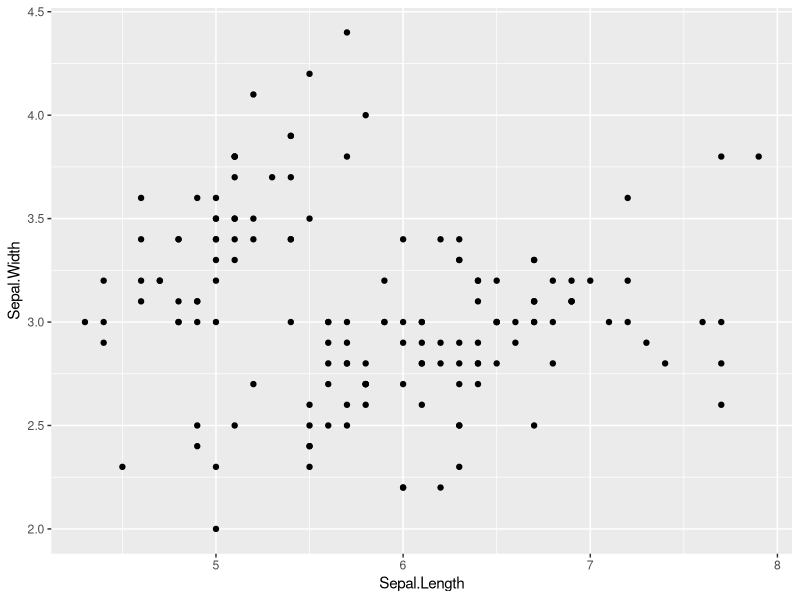
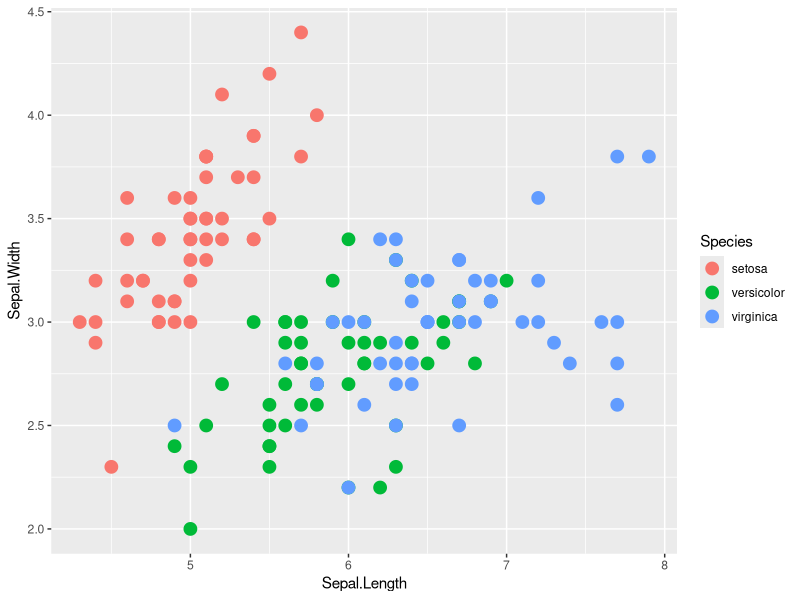
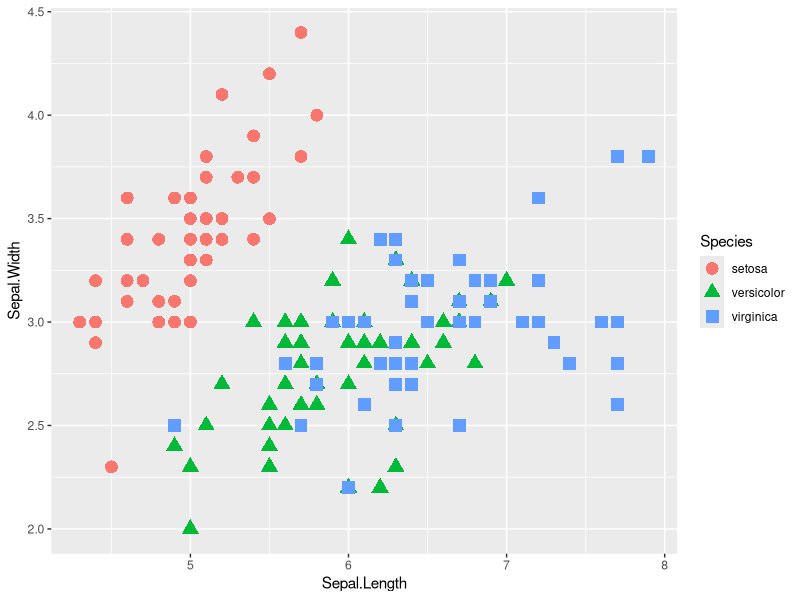
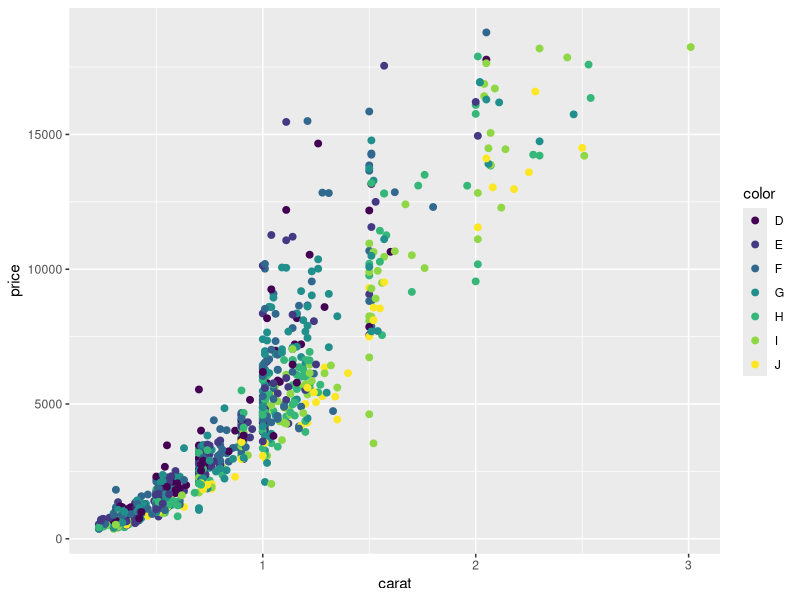
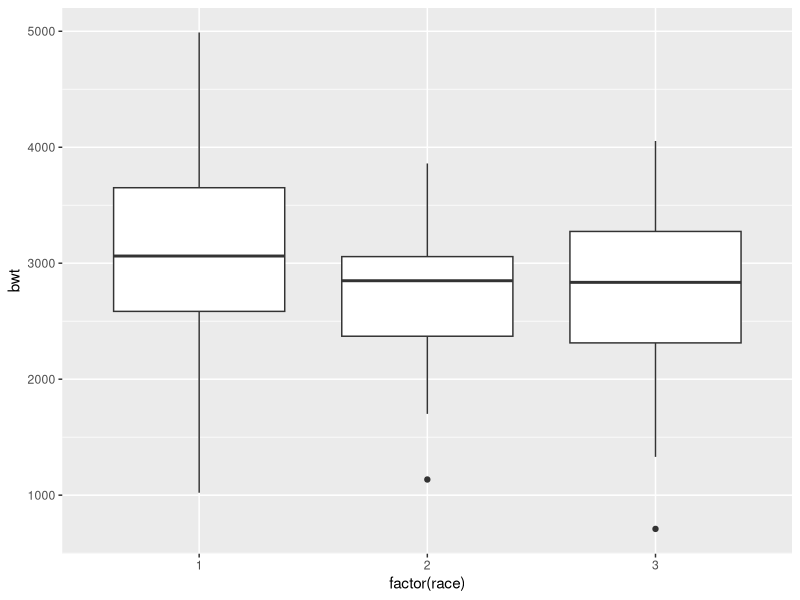
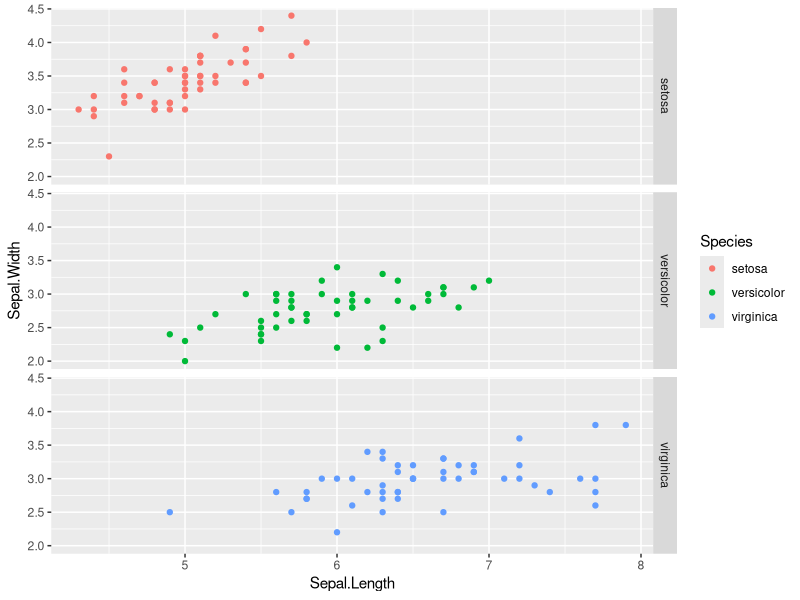
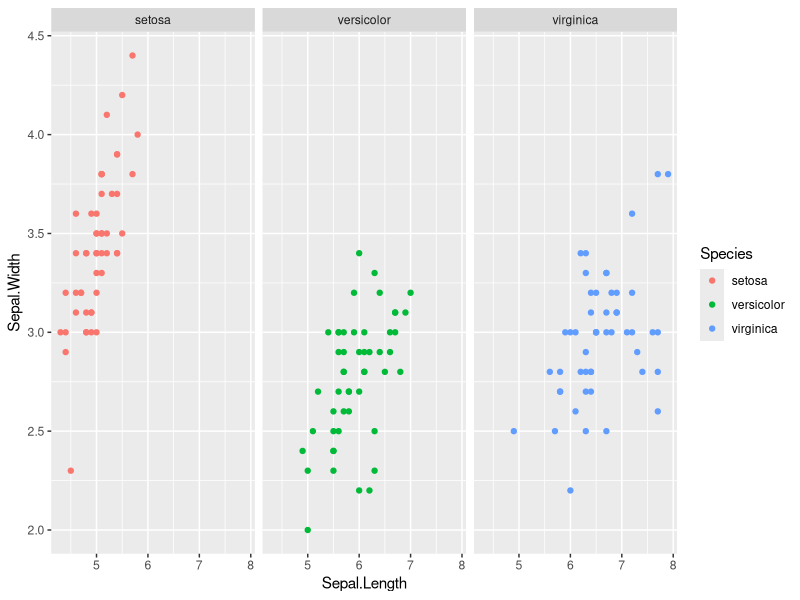
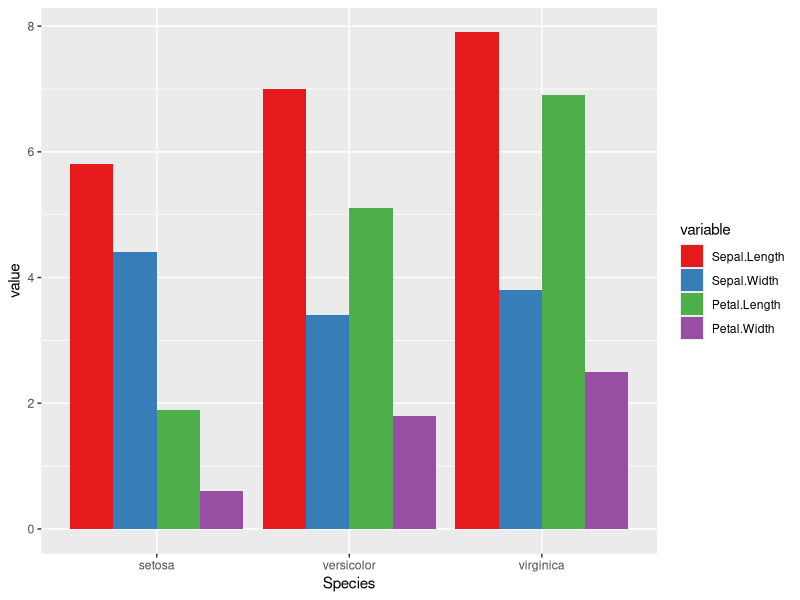

R code for these plots, in order:
# ggplot learning script
# Sidhardha Yepuri sidhardha@email.arizona.edu
# February 22, 2015

install.packages("ggplot2", dependencies=TRUE)
install.packages("plyr")
install.packages("ggthemes")
install.packages("reshape2")

library("ggplot2")
library("reshape2")
library("ggthemes")
library("plyr")

head(iris)

myplot <- ggplot(data=iris, aes(x=Sepal.Length, y=Sepal.Width))
summary(myplot)

ggplot(data=iris, aes(x=Sepal.Length, y=Sepal.Width)) + geom_point()
myplot <- myplot + geom_point()

ggplot(data=iris, aes(Sepal.Length, Sepal.Width, color=Species)) + geom_point(size=4)
ggplot(data=iris, aes(Sepal.Length, Sepal.Width, color=Species)) + 
   geom_point(aes(shape=Species), size=4)

d2 <- diamonds[sample(1:dim(diamonds)[1], 1000),]
dim(d2)

diamondPlot <- ggplot(data=d2, aes(carat,price, color=color)) + geom_point(size=2)
diamondPlot

library(MASS)
birthPlot <- ggplot(birthwt, aes(factor(race), bwt)) + geom_boxplot()
birthPlot

facetGridPlot <- ggplot(iris, aes(Sepal.Length, Sepal.Width, color=Species)) +
   geom_point() +
   facet_grid(Species ~ .)
facetGridPlot

ggplot(iris, aes(Sepal.Length, Sepal.Width, color=Species)) +
   geom_point() +
   facet_wrap( ~ Species)

library(RColorBrewer)
df <- melt(iris, id.vars="Species")
colorBrewPlot <- ggplot(df, aes(Species, value, fill=variable)) + 
   geom_bar(stat="identity", position="dodge") +
   scale_fill_brewer(palette = "Set1")
colorBrewPlot

ggplot(df, aes(Species, value, fill=variable)) + 
   geom_bar(stat="identity", position="dodge") +
   scale_fill_manual(values=c("green", "red", "blue", "yellow"))
